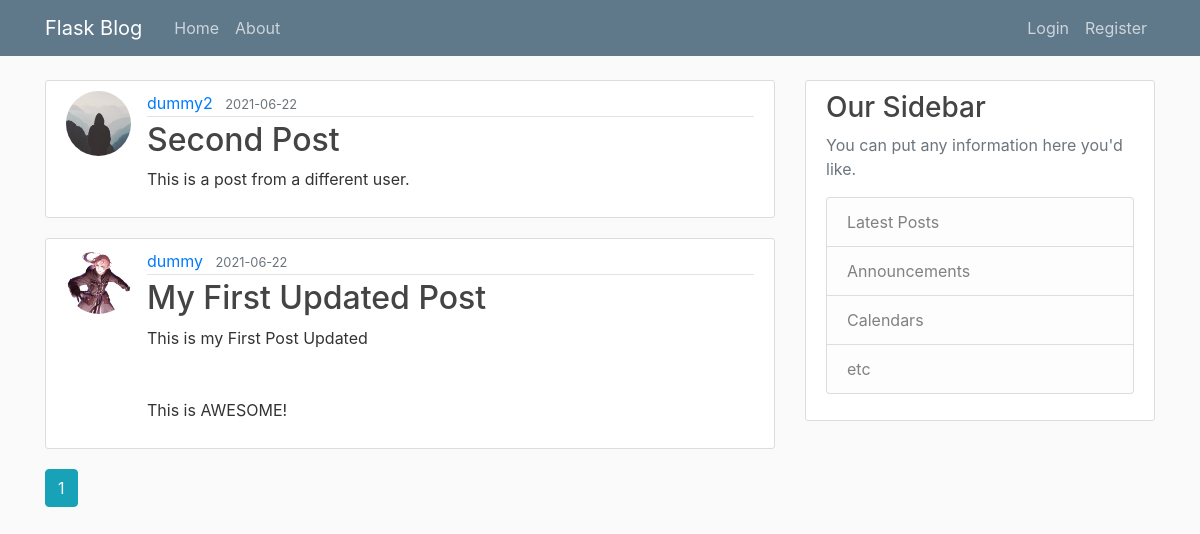
The app's page /home, older data.
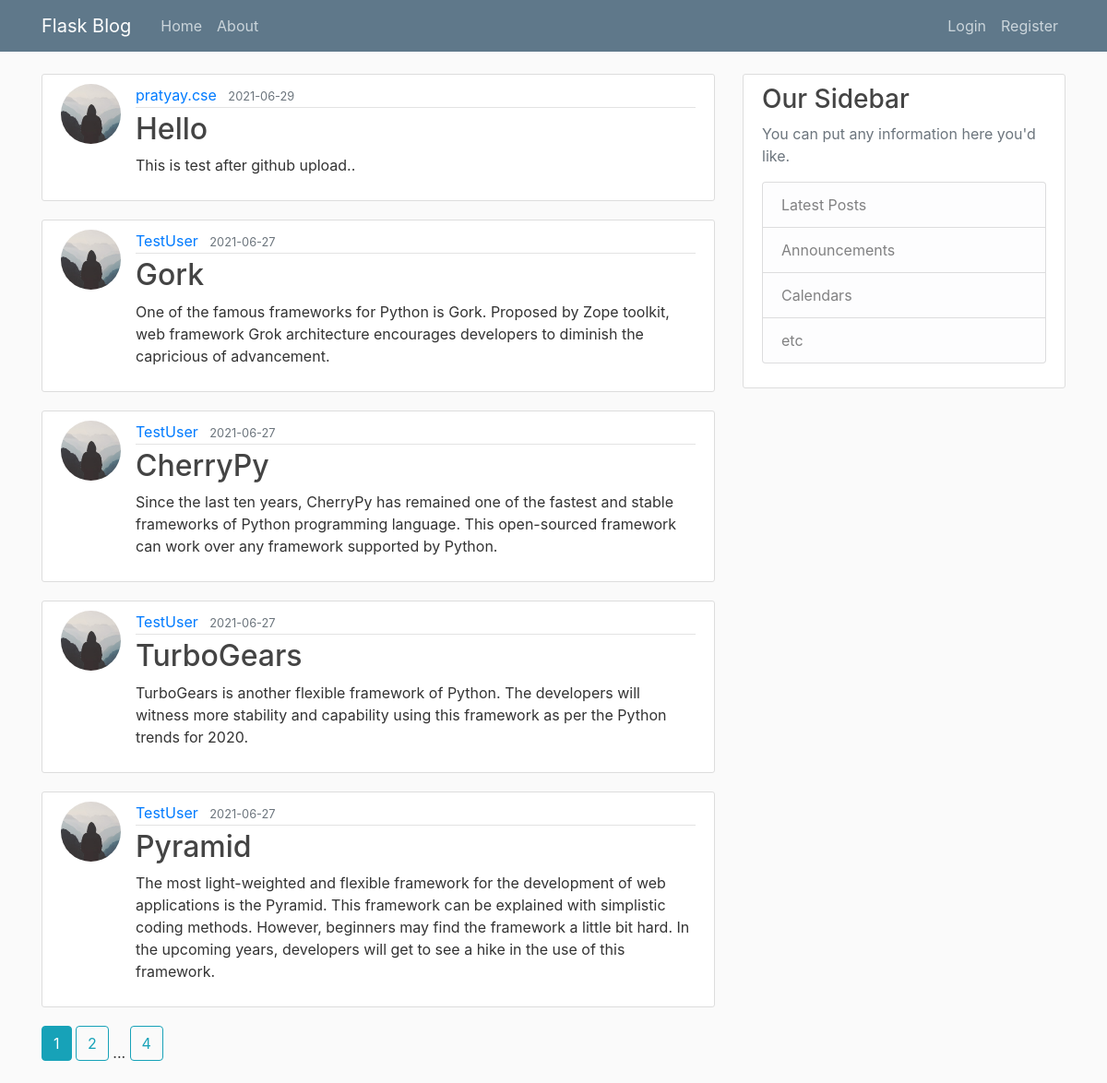
The same page, newer data.
### flaskblog/models.py (models this page shows, shortened)
class Post(db.Model):
    id = db.Column(db.Integer, primary_key=True)
    title = db.Column(db.String(100), nullable=False)
    date_posted = db.Column(db.DateTime, nullable=False, default=datetime.utcnow)
    content = db.Column(db.Text, nullable=False)
    user_id = db.Column(db.Integer, db.ForeignKey('user.id'), nullable=False)

class User(db.Model, UserMixin):
    id = db.Column(db.Integer, primary_key=True)
    username = db.Column(db.String(20), unique=True, nullable=False)
    email = db.Column(db.String(120), unique=True, nullable=False)
    image_file = db.Column(db.String(20), nullable=False, default='default.jpg')
    password = db.Column(db.String(60), nullable=False)
    posts = db.relationship('Post', backref='author', lazy=True)

### flaskblog/main/routes.py (the view)
@main.route('/')
@main.route('/home')
def home():
    page = request.args.get('page', 1, type=int)
    posts = Post.query.order_by(Post.date_posted.desc()).paginate(page=page, per_page=5)
    return render_template('home.html', posts=posts)

### flaskblog/templates/home.html
{% extends "layout.html" %}
{% block content %}
	{% for post in posts.items %}
		<article class="media content-section">
		  <img class="rounded-circle article-img" src="{{ url_for('static', filename='profile_pics/' + post.author.image_file) }}">
		  <div class="media-body">
		    <div class="article-metadata">
		      <a class="mr-2" href="{{ url_for('users.user_posts', username=post.author.username) }}">{{ post.author.username }}</a>
		      <small class="text-muted">{{ post.date_posted.strftime('%Y-%m-%d') }}</small>
		    </div>
		    <h2><a class="article-title" href="{{ url_for('posts.post', post_id=post.id) }}">{{ post.title }}</a></h2>
		    <p class="article-content">{{ post.content }}</p>
		  </div>
		</article>
	{% endfor %}
	{% for page_num in posts.iter_pages(left_edge=1, right_edge=1, left_current=1, right_current=2) %}
		{% if page_num %}
			{% if posts.page==page_num %}
				<a class="btn btn-info mb-4" href="{{ url_for('main.home', page=page_num) }}">{{ page_num }}</a>
			{% else %}
				<a class="btn btn-outline-info mb-4" href="{{ url_for('main.home', page=page_num) }}">{{ page_num }}</a>
			{% endif %}
		{% else %}
			...
		{% endif %}
	{% endfor %}
{% endblock content %}

Row changes from the older to the newer data that the page shows:
no longer on this page (row unchanged): Post: image_file (placeholder picture), author.username "dummy2", date_posted "2021-06-22", title "Second Post", content "This is a post from a different user."
no longer on this page (row edited): Post: image_file (picture), author.username "dummy", date_posted "2021-06-22", title "My First Updated Post", content "This is my First Post Updated This is AWESOME!"
added Post: image_file (placeholder picture), author.username "pratyay.cse", date_posted "2021-06-29", title "Hello", content "This is test after github upload.."
added Post: image_file (placeholder picture), author.username "TestUser", date_posted "2021-06-27", title "Gork", content "One of the famous frameworks for Python is Gork. Proposed by Zope toolkit, web framework Grok architecture encourages developers to diminish the capricious of advancement."
added Post: image_file (placeholder picture), author.username "TestUser", date_posted "2021-06-27", title "CherryPy", content "Since the last ten years, CherryPy has remained one of the fastest and stable frameworks of Python programming language. This open-sourced framework can work over any framework supported by Python."
added Post: image_file (placeholder picture), author.username "TestUser", date_posted "2021-06-27", title "TurboGears", content "TurboGears is another flexible framework of Python. The developers will witness more stability and capability using this framework as per the Python trends for 2020."
added Post: image_file (placeholder picture), author.username "TestUser", date_posted "2021-06-27", title "Pyramid", content "The most light-weighted and flexible framework for the development of web applications is the Pyramid. This framework can be explained with simplistic coding methods. However, beginners may find the framework a little bit hard. In the upcoming years, developers will get to see a hike in the use of this framework."
Text that changed along with them:
new list line: "2"
new list line: "4"
